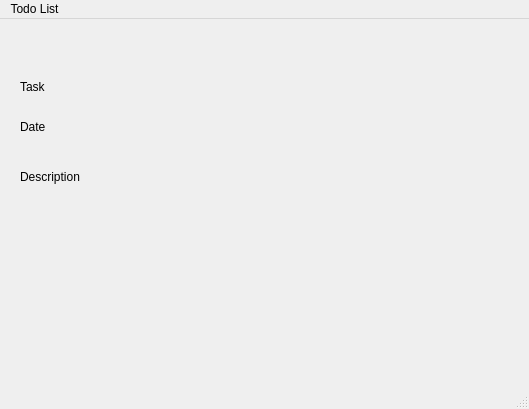
<?xml version="1.0" encoding="UTF-8"?>
<ui version="4.0">
 <class>MainWindow</class>
 <widget class="QMainWindow" name="MainWindow">
  <property name="geometry">
   <rect>
    <x>0</x>
    <y>0</y>
    <width>529</width>
    <height>409</height>
   </rect>
  </property>
  <property name="windowTitle">
   <string>MainWindow</string>
  </property>
  <widget class="QWidget" name="centralwidget">
   <widget class="QLabel" name="logoLabel">
    <property name="geometry">
     <rect>
      <x>480</x>
      <y>0</y>
      <width>41</width>
      <height>41</height>
     </rect>
    </property>
    <property name="pixmap">
     <pixmap resource="resources.qrc">:/icons/Cute-character.png</pixmap>
    </property>
    <property name="scaledContents">
     <bool>true</bool>
    </property>
   </widget>
   <widget class="QLabel" name="label">
    <property name="geometry">
     <rect>
      <x>20</x>
      <y>60</y>
      <width>58</width>
      <height>16</height>
     </rect>
    </property>
    <property name="text">
     <string>Task</string>
    </property>
   </widget>
   <widget class="QLabel" name="label_2">
    <property name="geometry">
     <rect>
      <x>20</x>
      <y>100</y>
      <width>58</width>
      <height>16</height>
     </rect>
    </property>
    <property name="text">
     <string>Date</string>
    </property>
   </widget>
   <widget class="QLabel" name="label_3">
    <property name="geometry">
     <rect>
      <x>20</x>
      <y>150</y>
      <width>91</width>
      <height>16</height>
     </rect>
    </property>
    <property name="text">
     <string>Description</string>
    </property>
   </widget>
   <widget class="QLabel" name="label_4">
    <property name="geometry">
     <rect>
      <x>80</x>
      <y>60</y>
      <width>221</width>
      <height>16</height>
     </rect>
    </property>
    <property name="text">
     <string/>
    </property>
   </widget>
   <widget class="QLabel" name="label_5">
    <property name="geometry">
     <rect>
      <x>80</x>
      <y>100</y>
      <width>181</width>
      <height>16</height>
     </rect>
    </property>
    <property name="text">
     <string/>
    </property>
   </widget>
   <widget class="QLabel" name="label_6">
    <property name="geometry">
     <rect>
      <x>20</x>
      <y>170</y>
      <width>471</width>
      <height>141</height>
     </rect>
    </property>
    <property name="text">
     <string/>
    </property>
   </widget>
  </widget>
  <widget class="QMenuBar" name="menubar">
   <property name="geometry">
    <rect>
     <x>0</x>
     <y>0</y>
     <width>529</width>
     <height>24</height>
    </rect>
   </property>
   <widget class="QMenu" name="menuTodo_List">
    <property name="title">
     <string>Todo List</string>
    </property>
   </widget>
   <addaction name="menuTodo_List"/>
  </widget>
  <widget class="QStatusBar" name="statusbar"/>
 </widget>
 <resources>
  <include location="resources.qrc"/>
 </resources>
 <connections/>
</ui>
